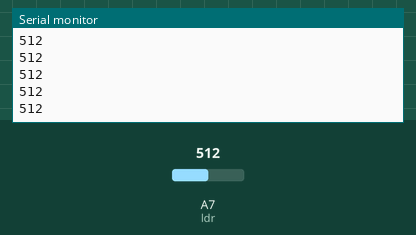
Simulated run of this sketch. Board: Arduino Nano, built with avr-gcc and run on an emulated ATmega328P. On the bench: the last lines printed to the serial monitor. The test bench sets the inputs (shaded band); at power-on: A7 (ldr) = 512.

Above: at 1.2 s.
1.3 s: A7 (ldr) set to 716
At 1.31 s:
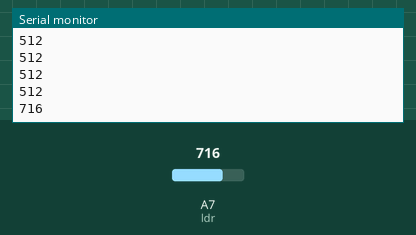
2.8 s: A7 (ldr) set to 900
At 2.81 s:
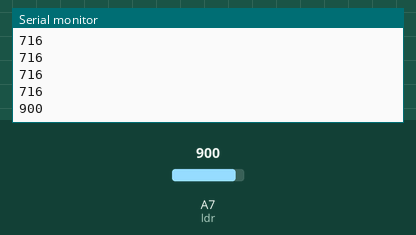
Timing chart, 0 to 5.8 s (numbered marks = the images above; inputs shaded):
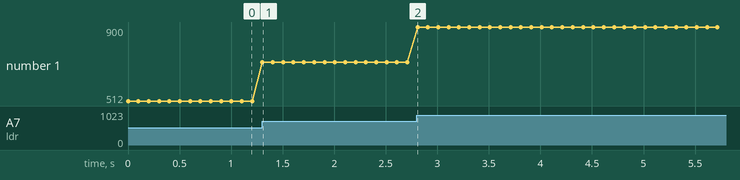

The sketch:

brightness.ino
```cpp
#define ldr A7


void setup() {
  // put your setup code here, to run once:

  Serial.begin(9600);
  pinMode(ldr, INPUT);
}

void loop() {
  Serial.println( analogRead(ldr));
  delay(100);
  // put your main code here, to run repeatedly:

}
```

Measured:
- after the input at 1.3 s, the serial monitor: prints a new line at once (image 1)
- after the input at 2.8 s, the serial monitor: prints a new line at once (image 2)
- plotted number 1: 512 → 716 after the input at 1.3 s, 716 → 900 after the input at 2.8 s
